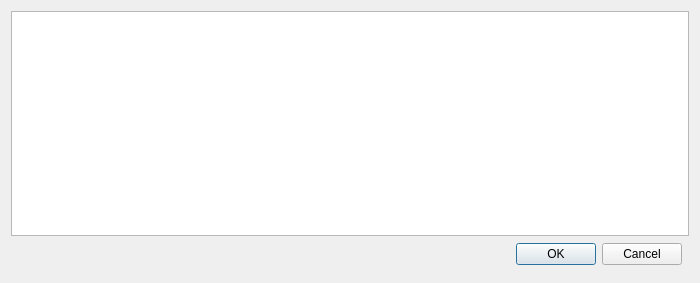
<?xml version="1.0" encoding="UTF-8"?>
<ui version="4.0">
 <class>Dialog</class>
 <widget class="QDialog" name="Dialog">
  <property name="geometry">
   <rect>
    <x>0</x>
    <y>0</y>
    <width>700</width>
    <height>283</height>
   </rect>
  </property>
  <property name="windowTitle">
   <string>Dialog</string>
  </property>
  <layout class="QVBoxLayout" name="verticalLayout_4">
   <item>
    <widget class="QTableWidget" name="list_table">
     <property name="sizePolicy">
      <sizepolicy hsizetype="Expanding" vsizetype="Preferred">
       <horstretch>0</horstretch>
       <verstretch>0</verstretch>
      </sizepolicy>
     </property>
     <property name="font">
      <font>
       <pointsize>8</pointsize>
      </font>
     </property>
     <property name="sizeAdjustPolicy">
      <enum>QAbstractScrollArea::AdjustToContents</enum>
     </property>
     <property name="wordWrap">
      <bool>false</bool>
     </property>
    </widget>
   </item>
   <item>
    <widget class="QFrame" name="frame">
     <property name="sizePolicy">
      <sizepolicy hsizetype="Preferred" vsizetype="Fixed">
       <horstretch>0</horstretch>
       <verstretch>0</verstretch>
      </sizepolicy>
     </property>
     <property name="minimumSize">
      <size>
       <width>0</width>
       <height>30</height>
      </size>
     </property>
     <property name="sizeIncrement">
      <size>
       <width>0</width>
       <height>0</height>
      </size>
     </property>
     <property name="baseSize">
      <size>
       <width>0</width>
       <height>0</height>
      </size>
     </property>
     <property name="frameShape">
      <enum>QFrame::NoFrame</enum>
     </property>
     <property name="frameShadow">
      <enum>QFrame::Raised</enum>
     </property>
     <widget class="QDialogButtonBox" name="buttonBox">
      <property name="geometry">
       <rect>
        <x>490</x>
        <y>0</y>
        <width>181</width>
        <height>25</height>
       </rect>
      </property>
      <property name="sizePolicy">
       <sizepolicy hsizetype="Expanding" vsizetype="Fixed">
        <horstretch>0</horstretch>
        <verstretch>0</verstretch>
       </sizepolicy>
      </property>
      <property name="orientation">
       <enum>Qt::Horizontal</enum>
      </property>
      <property name="standardButtons">
       <set>QDialogButtonBox::Cancel|QDialogButtonBox::Ok</set>
      </property>
     </widget>
    </widget>
   </item>
  </layout>
 </widget>
 <resources/>
 <connections>
  <connection>
   <sender>buttonBox</sender>
   <signal>rejected()</signal>
   <receiver>Dialog</receiver>
   <slot>reject()</slot>
   <hints>
    <hint type="sourcelabel">
     <x>316</x>
     <y>260</y>
    </hint>
    <hint type="destinationlabel">
     <x>286</x>
     <y>274</y>
    </hint>
   </hints>
  </connection>
  <connection>
   <sender>buttonBox</sender>
   <signal>accepted()</signal>
   <receiver>Dialog</receiver>
   <slot>accept()</slot>
   <hints>
    <hint type="sourcelabel">
     <x>248</x>
     <y>254</y>
    </hint>
    <hint type="destinationlabel">
     <x>157</x>
     <y>274</y>
    </hint>
   </hints>
  </connection>
 </connections>
</ui>
